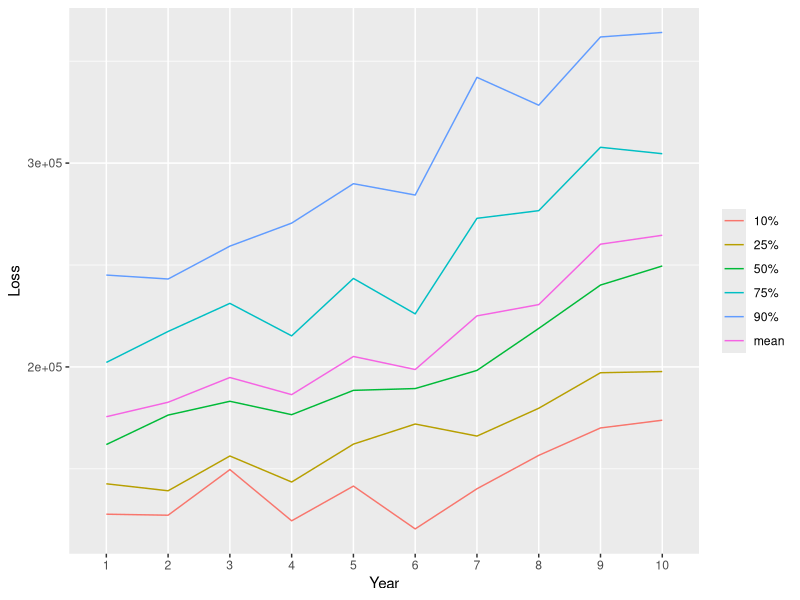
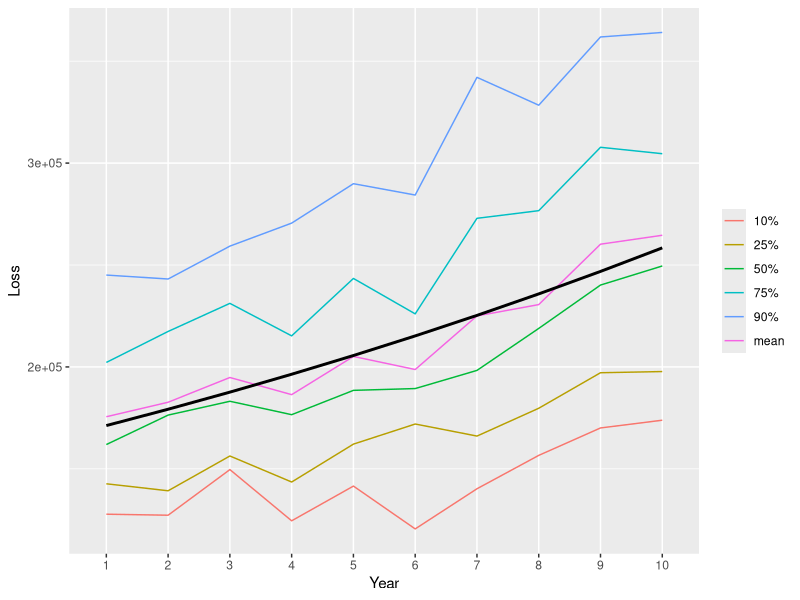
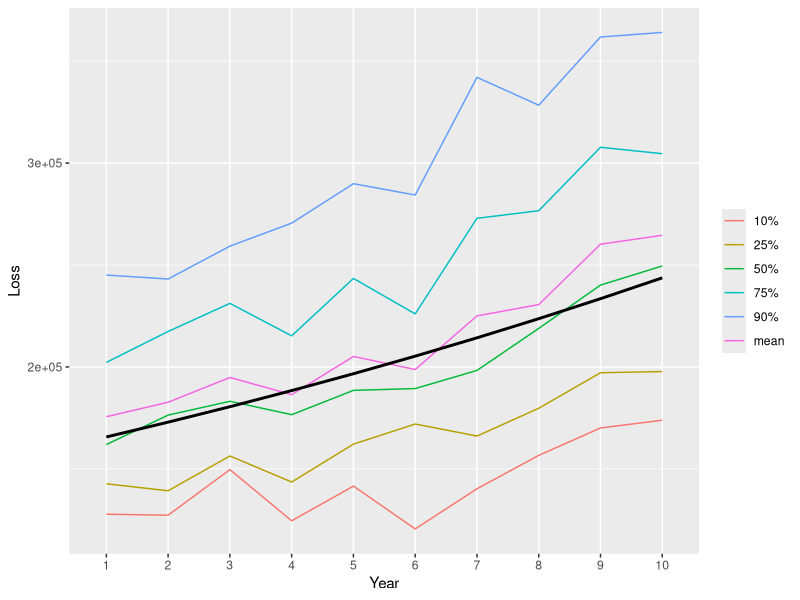

The R script that drew these images, in order:
## ---- chunk 1
library(dplyr)
library(ggplot2)
library(reshape2)

set.1.df <- read.csv("data_set_1.csv")

probs <- c(0.1,0.25,0.5,0.75,0.9)

years <- 1:max(set.1.df$year)

quantile.results <- do.call("rbind", lapply(years, function(yr){
  
  df <- set.1.df %>% filter(year == yr)
  q<-  quantile(df$loss, probs = probs)
  
  q
}))

quantile.results <- as.data.frame(quantile.results, stringsAsFactors=F)
quantile.results$year <- as.numeric(row.names(quantile.results))

res <- quantile.results %>%
  melt(value.name = "loss", variable.name = "type",id.vars = "year")

means <- set.1.df %>%
  group_by(year) %>%
  summarise(loss = mean(loss)) %>%
  mutate(type = "mean")


res <- res %>%
  rbind(means) %>%
  mutate(year_factor = factor(year))


p <- ggplot(res, aes(x = year_factor,y =  loss))
p <- p + geom_line(aes(color = type, group = type), stat="identity") +
  theme(legend.title = element_blank()) +
  xlab("Year") +
  ylab("Loss")

print(p)
## ---- chunk 2

log_means <- means %>% 
  mutate(log_mean = log(loss))

mod <- lm(data = log_means, formula = log_mean ~ year)

mod$coefficients

initial_mean <- exp(mod$coefficients[1])
trend <- exp(mod$coefficients[2]) - 1


## ---- chunk 3

x<-1:10
y<-initial_mean * (1+trend)^(x )
p2 <- p + geom_line(data = data.frame(x,y), aes(x,y), size=1)

print(p2)

summary(mod)
## ---- chunk 4

log_losses <- set.1.df %>% 
  mutate(log_loss = log(loss))

mod.losses <- lm(data = log_losses, formula = log_loss ~ year)

mod.losses$coefficients

initial_mean <- exp(mod.losses$coefficients[1])
trend <- exp(mod.losses$coefficients[2]) - 1


## ---- chunk 5

x<-1:10
y<-initial_mean * (1+trend)^(x )
p3 <- p + geom_line(data = data.frame(x,y), aes(x,y), size=1)

print(p3)

summary(mod.losses)
